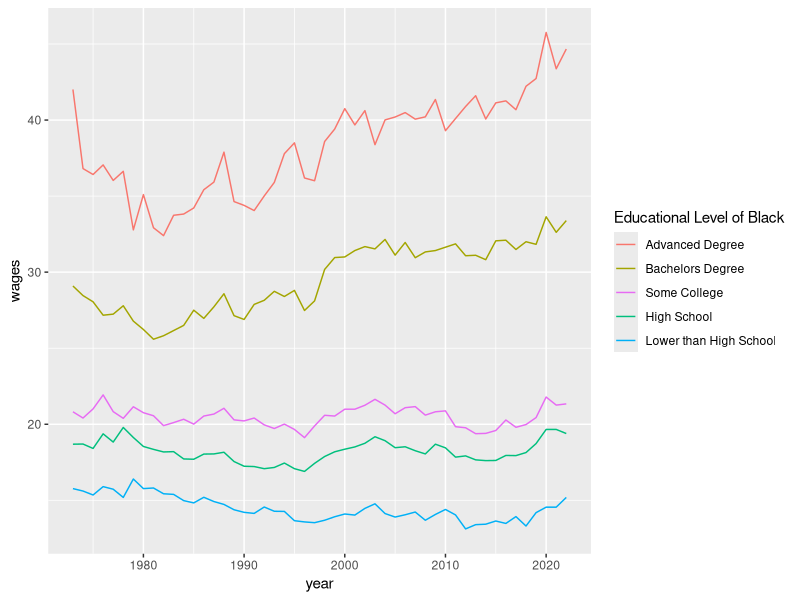
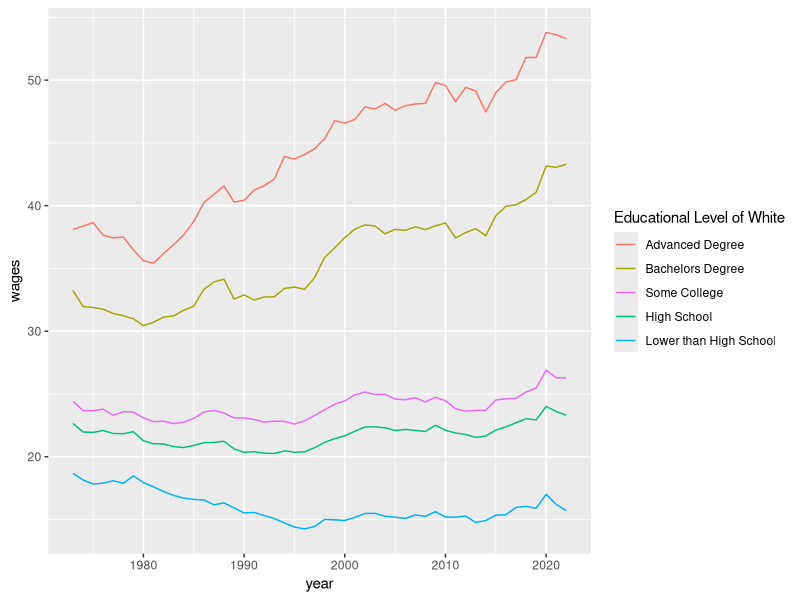
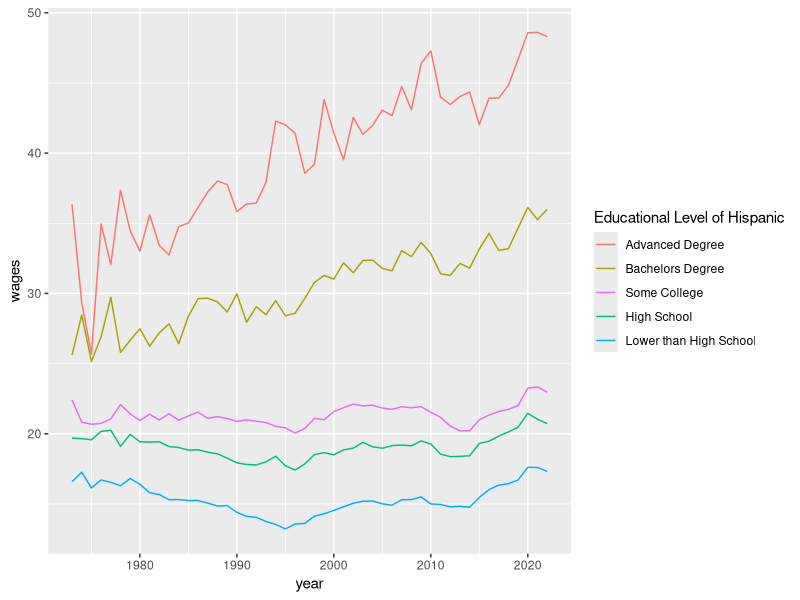

Here is the R script that generated these plots, in order:
## ---- chunk 1
wages_by_education <- read.csv("wages_by_education.csv")

# Load packages
suppressPackageStartupMessages(library(tidyverse))
## ---- chunk 2
# Data of White people
wbe_white <- wages_by_education %>%
  select(year,white_less_than_hs:white_advanced_degree)
## ---- chunk 3
# Data of Black people
wbe_black <- wages_by_education %>%
  select(year,black_less_than_hs:black_advanced_degree)
## ---- chunk 4
# Data of Hispanic People
wbe_hispanic <- wages_by_education %>%
  select(year,hispanic_less_than_hs:hispanic_advanced_degree)
## ---- chunk 5
# Black people divided in their level of education
wbe_black_education <-wbe_black %>%
pivot_longer(cols =2:black_advanced_degree, names_to = 'educational_level',
             values_to = 'wages')
## ---- chunk 6
wbe_black_education %>%
  ggplot()+
  geom_line(mapping = aes(x = year, 
                          y = wages,
                          color = educational_level)) +
  scale_color_discrete(name = "Educational Level of Black",
                       breaks =c("black_advanced_degree",
                                "black_bachelors_degree",
                                "black_some_college",
                                "black_high_school",
                                "black_less_than_hs"),
                       labels = c("Advanced Degree",
                                 "Bachelors Degree",
                                 "Some College",
                                 "High School",
                                 "Lower than High School"))
## ---- chunk 7
# White people divided in their level of education
wbe_white_education <-wbe_white %>%
pivot_longer(cols =2:white_advanced_degree, names_to = 'educational_level',
             values_to = 'wages')
## ---- chunk 8
wbe_white_education %>%
  ggplot()+
  geom_line(mapping = aes(x = year, 
                          y = wages,
                          color = educational_level))+
              scale_color_discrete(name = "Educational Level of White",
                                   breaks =c("white_advanced_degree",
                                             "white_bachelors_degree",
                                             "white_some_college",
                                             "white_high_school",
                                             "white_less_than_hs"),
                                   labels = c("Advanced Degree",
                                              "Bachelors Degree",
                                              "Some College",
                                              "High School",
                                              "Lower than High School"))



## ---- chunk 9
# Hispanic people divided in their level of education
wbe_hispanic_education <-wbe_hispanic %>%
pivot_longer(cols =2:hispanic_advanced_degree, names_to
             ='educational_level',
             values_to = 'wages')
## ---- chunk 10
wbe_hispanic_education %>%
  ggplot()+
  geom_line(mapping = aes(x = year, 
                          y = wages,
                          color = educational_level))+
  scale_color_discrete(name = "Educational Level of Hispanic",
                                   breaks =c("hispanic_advanced_degree",
                                             "hispanic_bachelors_degree",
                                             "hispanic_some_college",
                                             "hispanic_high_school",
                                             "hispanic_less_than_hs"),
                                   labels = c("Advanced Degree",
                                              "Bachelors Degree",
                                              "Some College",
                                              "High School",
                                              "Lower than High School"))

